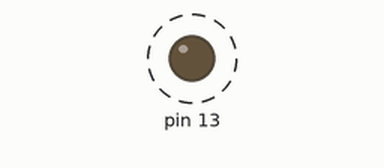
Bench run of a sketch on a simulated Arduino Uno, built with avr-gcc and run on an emulated ATmega328P. Shown: output pins drawn as LEDs (lit = HIGH). Dashed ring = blinking.

Above: at 0.06 s.
Timing chart, 0 to 3.0 s (numbered marks = the images above):
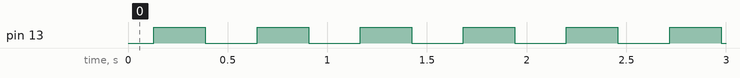

Measured:
- by itself, pin 13: alternates HIGH for 0.26 s and LOW for 0.26 s

The sketch:

led.ino
```cpp
//led呼吸灯
void setup(){
    pinMode(13,OUTPUT);
    Serial.begin(9600);


}

void loop(){
    //渐亮
    for (int i = 0; i < 255; i++)
    {
        analogWrite(13,i);
        delay(1);
    }
    //渐暗
    for (int i = 255; i >0; i--)
    {
        analogWrite(13,i);
        delay(1);
    }

}
```
